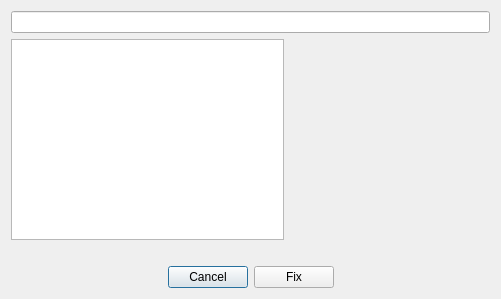
<?xml version="1.0" encoding="UTF-8"?>
<ui version="4.0">
 <class>fixForm</class>
 <widget class="QDialog" name="fixForm">
  <property name="geometry">
   <rect>
    <x>0</x>
    <y>0</y>
    <width>501</width>
    <height>299</height>
   </rect>
  </property>
  <property name="windowTitle">
   <string>FIX</string>
  </property>
  <layout class="QVBoxLayout" name="verticalLayout">
   <item>
    <widget class="QLineEdit" name="filenameLineEdit"/>
   </item>
   <item>
    <layout class="QHBoxLayout" name="horizontalLayout" stretch="2,1">
     <item>
      <widget class="QPlainTextEdit" name="infoTextEdit"/>
     </item>
     <item>
      <widget class="imageViewer" name="previewWidget" native="true">
       <property name="minimumSize">
        <size>
         <width>200</width>
         <height>120</height>
        </size>
       </property>
       <property name="maximumSize">
        <size>
         <width>200</width>
         <height>120</height>
        </size>
       </property>
      </widget>
     </item>
    </layout>
   </item>
   <item>
    <widget class="drmSegmentsView" name="label">
     <property name="text">
      <string/>
     </property>
    </widget>
   </item>
   <item>
    <layout class="QHBoxLayout" name="horizontalLayout_2">
     <item>
      <spacer name="horizontalSpacer">
       <property name="orientation">
        <enum>Qt::Horizontal</enum>
       </property>
       <property name="sizeHint" stdset="0">
        <size>
         <width>40</width>
         <height>20</height>
        </size>
       </property>
      </spacer>
     </item>
     <item>
      <widget class="QPushButton" name="cancelPushButton">
       <property name="text">
        <string>Cancel</string>
       </property>
      </widget>
     </item>
     <item>
      <widget class="QPushButton" name="fixPushButton">
       <property name="text">
        <string>Fix</string>
       </property>
      </widget>
     </item>
     <item>
      <spacer name="horizontalSpacer_2">
       <property name="orientation">
        <enum>Qt::Horizontal</enum>
       </property>
       <property name="sizeHint" stdset="0">
        <size>
         <width>40</width>
         <height>20</height>
        </size>
       </property>
      </spacer>
     </item>
    </layout>
   </item>
  </layout>
 </widget>
 <customwidgets>
  <customwidget>
   <class>imageViewer</class>
   <extends>QWidget</extends>
   <header>widgets/imageviewer.h</header>
   <container>1</container>
  </customwidget>
  <customwidget>
   <class>drmSegmentsView</class>
   <extends>QLabel</extends>
   <header>drmsegmentsview.h</header>
  </customwidget>
 </customwidgets>
 <resources/>
 <connections>
  <connection>
   <sender>cancelPushButton</sender>
   <signal>clicked()</signal>
   <receiver>fixForm</receiver>
   <slot>reject()</slot>
   <hints>
    <hint type="sourcelabel">
     <x>205</x>
     <y>275</y>
    </hint>
    <hint type="destinationlabel">
     <x>250</x>
     <y>149</y>
    </hint>
   </hints>
  </connection>
  <connection>
   <sender>fixPushButton</sender>
   <signal>clicked()</signal>
   <receiver>fixForm</receiver>
   <slot>accept()</slot>
   <hints>
    <hint type="sourcelabel">
     <x>296</x>
     <y>275</y>
    </hint>
    <hint type="destinationlabel">
     <x>250</x>
     <y>149</y>
    </hint>
   </hints>
  </connection>
 </connections>
</ui>
